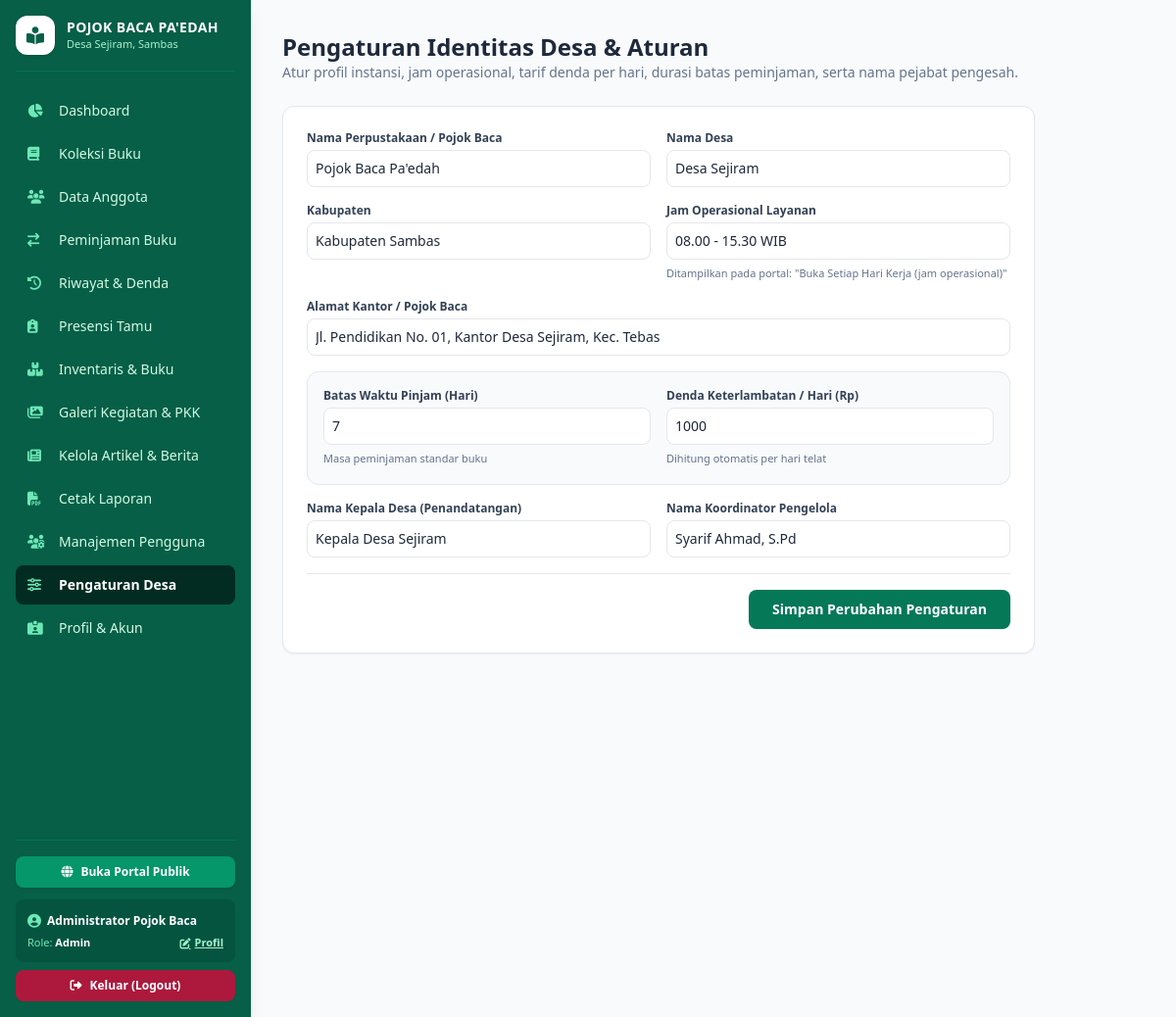
Page /pengaturan.php (signed in) on the committed database.
### tables this page shows
CREATE TABLE IF NOT EXISTS `pengaturan` (
  `id` INT AUTO_INCREMENT PRIMARY KEY,
  `nama_instansi` VARCHAR(150) NOT NULL,
  `desa` VARCHAR(100) NOT NULL,
  `kabupaten` VARCHAR(100) NOT NULL,
  `alamat` TEXT NOT NULL,
  `jam_operasional` VARCHAR(100) NOT NULL DEFAULT '08.00 - 16.00 WIB',
  `durasi_pinjam_hari` INT NOT NULL DEFAULT 7,
  `denda_per_hari` INT NOT NULL DEFAULT 1000,
  `nama_kades` VARCHAR(100) NOT NULL,
  `nama_pengelola` VARCHAR(100) NOT NULL
);

### config/database.php (called while the page is built, shortened)
<?php
if (!function_exists('e')) {
    function e(string|null $string): string {
        return htmlspecialchars($string ?? '', ENT_QUOTES, 'UTF-8');
    }
}

### pengaturan.php (the view, shortened to what this page needs)
<?php
require_once __DIR__ . '/config/database.php';
$setting = $pdo->query("SELECT * FROM pengaturan LIMIT 1")->fetch();
require_once __DIR__ . '/includes/header.php';
?>
<div class="mb-6">
    <h2 class="text-2xl font-bold text-slate-800">Pengaturan Identitas Desa & Aturan</h2>
    <p class="text-sm text-slate-500">Atur profil instansi, jam operasional, tarif denda per hari, durasi batas peminjaman, serta nama pejabat pengesah.</p>
</div>
<div class="bg-white rounded-xl shadow-sm border border-slate-200 p-6 max-w-3xl">
    <form method="POST" action="pengaturan.php" class="space-y-4">
        <div class="grid grid-cols-2 gap-4">
            <div>
                <label class="block text-xs font-bold text-slate-700 mb-1">Nama Perpustakaan / Pojok Baca</label>
                <input type="text" name="nama_instansi" required value="<?= e($setting['nama_instansi']) ?>" class="w-full border rounded-lg p-2 text-sm">
            </div>
            <div>
                <label class="block text-xs font-bold text-slate-700 mb-1">Nama Desa</label>
                <input type="text" name="desa" required value="<?= e($setting['desa']) ?>" class="w-full border rounded-lg p-2 text-sm">
            </div>
        </div>
        <div class="grid grid-cols-2 gap-4">
            <div>
                <label class="block text-xs font-bold text-slate-700 mb-1">Kabupaten</label>
                <input type="text" name="kabupaten" required value="<?= e($setting['kabupaten']) ?>" class="w-full border rounded-lg p-2 text-sm">
            </div>
            <div>
                <label class="block text-xs font-bold text-slate-700 mb-1">Jam Operasional Layanan</label>
                <input type="text" name="jam_operasional" required value="<?= e($setting['jam_operasional'] ?? '08.00 - 15.30 WIB') ?>" placeholder="Contoh: 08.00 - 15.30 WIB" class="w-full border rounded-lg p-2 text-sm">
                <span class="text-[11px] text-slate-500">Ditampilkan pada portal: "Buka Setiap Hari Kerja (jam operasional)"</span>
            </div>
        </div>
        <div>
            <label class="block text-xs font-bold text-slate-700 mb-1">Alamat Kantor / Pojok Baca</label>
            <input type="text" name="alamat" required value="<?= e($setting['alamat']) ?>" class="w-full border rounded-lg p-2 text-sm">
        </div>
        <div class="grid grid-cols-2 gap-4 p-4 bg-slate-50 rounded-xl border border-slate-200">
            <div>
                <label class="block text-xs font-bold text-slate-700 mb-1">Batas Waktu Pinjam (Hari)</label>
                <input type="number" name="durasi_pinjam_hari" min="1" required value="<?= (int)$setting['durasi_pinjam_hari'] ?>" class="w-full border rounded-lg p-2 text-sm">
                <span class="text-[11px] text-slate-500">Masa peminjaman standar buku</span>
            </div>
            <div>
                <label class="block text-xs font-bold text-slate-700 mb-1">Denda Keterlambatan / Hari (Rp)</label>
                <input type="number" name="denda_per_hari" min="0" required value="<?= (int)$setting['denda_per_hari'] ?>" class="w-full border rounded-lg p-2 text-sm">
                <span class="text-[11px] text-slate-500">Dihitung otomatis per hari telat</span>
            </div>
        </div>
        <div class="grid grid-cols-2 gap-4">
            <div>
                <label class="block text-xs font-bold text-slate-700 mb-1">Nama Kepala Desa (Penandatangan)</label>
                <input type="text" name="nama_kades" required value="<?= e($setting['nama_kades']) ?>" class="w-full border rounded-lg p-2 text-sm">
            </div>
            <div>
                <label class="block text-xs font-bold text-slate-700 mb-1">Nama Koordinator Pengelola</label>
                <input type="text" name="nama_pengelola" required value="<?= e($setting['nama_pengelola']) ?>" class="w-full border rounded-lg p-2 text-sm">
            </div>
        </div>
        <div class="pt-4 border-t flex justify-end">
            <button type="submit" name="simpan_pengaturan" class="bg-emerald-700 text-white px-6 py-2.5 rounded-lg text-sm font-semibold hover:bg-emerald-800 shadow-sm">
                Simpan Perubahan Pengaturan
            </button>
        </div>
    </form>
</div>
<?php require_once __DIR__ . '/includes/footer.php'; ?>

### includes/header.php (shortened to what this page needs)
<?php
require_once __DIR__ . '/../config/database.php';
$stmtSetting = $pdo->query("SELECT * FROM pengaturan LIMIT 1");
$appSetting = $stmtSetting->fetch() ?: [
    'nama_instansi' => 'Pojok Baca Pa\'edah',
    'desa' => 'Desa Sejiram',
    'kabupaten' => 'Kabupaten Sambas',
    'alamat' => 'Jl. Pendidikan No. 01, Kantor Desa Sejiram',
    'jam_operasional' => '08.00 - 15.30 WIB',
    'durasi_pinjam_hari' => 7,
    'denda_per_hari' => 1000,
    'nama_kades' => 'Kepala Desa Sejiram',
    'nama_pengelola' => 'Pengelola Pojok Baca'
];
$currentPage = basename($_SERVER['PHP_SELF']);
?>
<!DOCTYPE html>
<html lang="id">
<head>
    <script src="https://cdn.tailwindcss.com"></script>
    <link rel="stylesheet" href="https://cdnjs.cloudflare.com/ajax/libs/font-awesome/6.4.0/css/all.min.css">
</head>
<body class="bg-slate-50 text-slate-800 flex flex-col min-h-screen font-sans">
    <div class="flex flex-1">
        <aside class="w-64 bg-emerald-800 text-white flex-shrink-0 min-h-screen p-4 no-print flex flex-col justify-between shadow-lg">
            <div>
                <div class="flex items-center gap-3 pb-4 border-b border-emerald-700/80 mb-5">
                    <div class="w-10 h-10 rounded-xl bg-white text-emerald-800 flex items-center justify-center font-bold text-lg shadow">
                        <i class="fa-solid fa-book-open-reader"></i>
                    </div>
                    <div>
                        <h1 class="font-bold text-sm tracking-wide leading-tight">POJOK BACA PA'EDAH</h1>
                        <p class="text-[11px] text-emerald-200"><?= e($appSetting['desa']) ?>, Sambas</p>
                    </div>
                </div>
                <nav class="space-y-1 text-sm font-medium">
                    <a href="dashboard.php" class="flex items-center gap-3 px-3 py-2.5 rounded-lg transition <?= $currentPage === 'dashboard.php' ? 'bg-emerald-950 text-white shadow-inner font-bold' : 'hover:bg-emerald-700 text-emerald-100' ?>">
                        <i class="fa-solid fa-chart-pie w-5 text-emerald-300"></i> Dashboard
                    </a>
                    <a href="buku.php" class="flex items-center gap-3 px-3 py-2.5 rounded-lg transition <?= $currentPage === 'buku.php' ? 'bg-emerald-950 text-white shadow-inner font-bold' : 'hover:bg-emerald-700 text-emerald-100' ?>">
                        <i class="fa-solid fa-book w-5 text-emerald-300"></i> Koleksi Buku
                    </a>
                    <a href="anggota.php" class="flex items-center gap-3 px-3 py-2.5 rounded-lg transition <?= $currentPage === 'anggota.php' ? 'bg-emerald-950 text-white shadow-inner font-bold' : 'hover:bg-emerald-700 text-emerald-100' ?>">
                        <i class="fa-solid fa-users w-5 text-emerald-300"></i> Data Anggota
                    </a>
                    <a href="peminjaman.php" class="flex items-center gap-3 px-3 py-2.5 rounded-lg transition <?= $currentPage === 'peminjaman.php' ? 'bg-emerald-950 text-white shadow-inner font-bold' : 'hover:bg-emerald-700 text-emerald-100' ?>">
                        <i class="fa-solid fa-arrow-right-arrow-left w-5 text-emerald-300"></i> Peminjaman Buku
                    </a>
                    <a href="pengembalian.php" class="flex items-center gap-3 px-3 py-2.5 rounded-lg transition <?= $currentPage === 'pengembalian.php' ? 'bg-emerald-950 text-white shadow-inner font-bold' : 'hover:bg-emerald-700 text-emerald-100' ?>">
                        <i class="fa-solid fa-clock-rotate-left w-5 text-emerald-300"></i> Riwayat & Denda
                    </a>
                    <a href="kunjungan.php" class="flex items-center gap-3 px-3 py-2.5 rounded-lg transition <?= $currentPage === 'kunjungan.php' ? 'bg-emerald-950 text-white shadow-inner font-bold' : 'hover:bg-emerald-700 text-emerald-100' ?>">
                        <i class="fa-solid fa-clipboard-user w-5 text-emerald-300"></i> Presensi Tamu
                    </a>
                    <a href="inventaris.php" class="flex items-center gap-3 px-3 py-2.5 rounded-lg transition <?= $currentPage === 'inventaris.php' ? 'bg-emerald-950 text-white shadow-inner font-bold' : 'hover:bg-emerald-700 text-emerald-100' ?>">
                        <i class="fa-solid fa-boxes-stacked w-5 text-emerald-300"></i> Inventaris & Buku
                    </a>
                    <a href="galeri.php" class="flex items-center gap-3 px-3 py-2.5 rounded-lg transition <?= $currentPage === 'galeri.php' ? 'bg-emerald-950 text-white shadow-inner font-bold' : 'hover:bg-emerald-700 text-emerald-100' ?>">
                        <i class="fa-solid fa-images w-5 text-emerald-300"></i> Galeri Kegiatan & PKK
                    </a>
                    <a href="artikel.php" class="flex items-center gap-3 px-3 py-2.5 rounded-lg transition <?= $currentPage === 'artikel.php' ? 'bg-emerald-950 text-white shadow-inner font-bold' : 'hover:bg-emerald-700 text-emerald-100' ?>">
                        <i class="fa-solid fa-newspaper w-5 text-emerald-300"></i> Kelola Artikel & Berita
                    </a>
                    <a href="laporan.php" class="flex items-center gap-3 px-3 py-2.5 rounded-lg transition <?= $currentPage === 'laporan.php' ? 'bg-emerald-950 text-white shadow-inner font-bold' : 'hover:bg-emerald-700 text-emerald-100' ?>">
                        <i class="fa-solid fa-file-pdf w-5 text-emerald-300"></i> Cetak Laporan
                    </a>
                    <?php if (($_SESSION['user_role'] ?? '') === 'admin'): ?>
                    <a href="pengguna.php" class="flex items-center gap-3 px-3 py-2.5 rounded-lg transition <?= $currentPage === 'pengguna.php' ? 'bg-emerald-950 text-white shadow-inner font-bold' : 'hover:bg-emerald-700 text-emerald-100' ?>">
                        <i class="fa-solid fa-users-gear w-5 text-emerald-300"></i> Manajemen Pengguna
                    </a>
                    <a href="pengaturan.php" class="flex items-center gap-3 px-3 py-2.5 rounded-lg transition <?= $currentPage === 'pengaturan.php' ? 'bg-emerald-950 text-white shadow-inner font-bold' : 'hover:bg-emerald-700 text-emerald-100' ?>">
                        <i class="fa-solid fa-sliders w-5 text-emerald-300"></i> Pengaturan Desa
                    </a>
                    <?php endif; ?>
                    <a href="profil.php" class="flex items-center gap-3 px-3 py-2.5 rounded-lg transition <?= $currentPage === 'profil.php' ? 'bg-emerald-950 text-white shadow-inner font-bold' : 'hover:bg-emerald-700 text-emerald-100' ?>">
                        <i class="fa-solid fa-id-card-clip w-5 text-emerald-300"></i> Profil & Akun
                    </a>
                </nav>
            </div>
            <div class="pt-4 border-t border-emerald-700/80 text-xs">
                <a href="portal.php" target="_blank" class="flex items-center justify-center gap-2 bg-emerald-600 hover:bg-emerald-500 text-white px-3 py-2 rounded-lg text-xs font-semibold mb-3 shadow transition">
                    <i class="fa-solid fa-globe"></i> Buka Portal Publik
                </a>
                <div class="bg-emerald-900/60 p-3 rounded-lg mb-2">
                    <div class="flex items-center justify-between mb-1">
                        <p class="text-white font-semibold flex items-center gap-1.5 truncate">
                            <i class="fa-solid fa-circle-user text-sm text-emerald-300"></i> <?= e($_SESSION['user_nama'] ?? 'Petugas') ?>
                        </p>
                    </div>
                    <div class="flex items-center justify-between">
                        <p class="text-[11px] text-emerald-300 capitalize">Role: <span class="font-bold text-white"><?= e($_SESSION['user_role'] ?? 'petugas') ?></span></p>
                        <a href="profil.php" class="text-[11px] text-emerald-200 hover:text-white underline font-semibold flex items-center gap-1 transition">
                            <i class="fa-solid fa-pen-to-square"></i> Profil
                        </a>
                    </div>
                </div>
                <a href="logout.php" onclick="return confirm('Apakah Anda yakin ingin keluar dari sistem?')" class="inline-flex items-center gap-2 bg-rose-700/90 hover:bg-rose-700 text-white px-3 py-2 rounded-lg text-xs font-semibold w-full justify-center transition shadow-sm">
                    <i class="fa-solid fa-right-from-bracket"></i> Keluar (Logout)
                </a>
            </div>
        </aside>
        <main class="flex-1 p-6 md:p-8 overflow-x-hidden">

### rows in the picture
pengaturan: desa "Desa Sejiram", nama_instansi "Pojok Baca Pa'edah", kabupaten "Kabupaten Sambas", jam_operasional "08.00 - 15.30 WIB", alamat "Jl. Pendidikan No. 01, Kantor Desa Sejiram, Kec. Tebas", durasi_pinjam_hari "7", denda_per_hari "1000", nama_kades "Kepala Desa Sejiram", nama_pengelola "Syarif Ahmad, S.Pd"

### other values in the picture
$_SESSION['user_nama'] "Administrator Pojok Baca"
$_SESSION['user_role'] "Admin"
